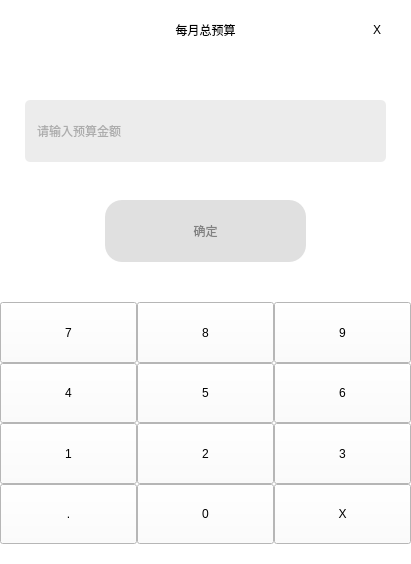
<?xml version="1.0" encoding="UTF-8"?>
<ui version="4.0">
 <class>AddBudgetPane</class>
 <widget class="QWidget" name="AddBudgetPane">
  <property name="geometry">
   <rect>
    <x>0</x>
    <y>0</y>
    <width>411</width>
    <height>564</height>
   </rect>
  </property>
  <property name="windowTitle">
   <string>Form</string>
  </property>
  <property name="styleSheet">
   <string notr="true">background-color: rgb(255, 255, 255);</string>
  </property>
  <layout class="QGridLayout" name="gridLayout_3">
   <property name="leftMargin">
    <number>0</number>
   </property>
   <property name="topMargin">
    <number>0</number>
   </property>
   <property name="rightMargin">
    <number>0</number>
   </property>
   <property name="bottomMargin">
    <number>0</number>
   </property>
   <property name="spacing">
    <number>0</number>
   </property>
   <item row="0" column="0">
    <widget class="QWidget" name="backgroundwidget" native="true">
     <property name="styleSheet">
      <string notr="true">color: rgb(0, 0, 0);</string>
     </property>
     <layout class="QGridLayout" name="gridLayout_2" rowstretch="1,4,4">
      <property name="leftMargin">
       <number>0</number>
      </property>
      <property name="topMargin">
       <number>0</number>
      </property>
      <property name="rightMargin">
       <number>0</number>
      </property>
      <property name="bottomMargin">
       <number>20</number>
      </property>
      <property name="spacing">
       <number>0</number>
      </property>
      <item row="0" column="0">
       <widget class="QWidget" name="titlewidget" native="true">
        <layout class="QHBoxLayout" name="horizontalLayout">
         <item>
          <widget class="QLabel" name="label">
           <property name="maximumSize">
            <size>
             <width>50</width>
             <height>16777215</height>
            </size>
           </property>
           <property name="text">
            <string/>
           </property>
          </widget>
         </item>
         <item>
          <widget class="QLabel" name="label_2">
           <property name="styleSheet">
            <string notr="true">font: 12pt &quot;微软雅黑&quot;;</string>
           </property>
           <property name="text">
            <string>每月总预算</string>
           </property>
           <property name="alignment">
            <set>Qt::AlignCenter</set>
           </property>
          </widget>
         </item>
         <item>
          <widget class="QLabel" name="label_3">
           <property name="sizePolicy">
            <sizepolicy hsizetype="Preferred" vsizetype="Preferred">
             <horstretch>0</horstretch>
             <verstretch>0</verstretch>
            </sizepolicy>
           </property>
           <property name="maximumSize">
            <size>
             <width>50</width>
             <height>16777215</height>
            </size>
           </property>
           <property name="styleSheet">
            <string notr="true">font: 12pt &quot;微软雅黑&quot;;</string>
           </property>
           <property name="text">
            <string>X</string>
           </property>
           <property name="alignment">
            <set>Qt::AlignCenter</set>
           </property>
          </widget>
         </item>
        </layout>
       </widget>
      </item>
      <item row="1" column="0">
       <widget class="QWidget" name="inputwidget" native="true">
        <layout class="QVBoxLayout" name="verticalLayout" stretch="1,2,1,2,1">
         <property name="leftMargin">
          <number>25</number>
         </property>
         <property name="rightMargin">
          <number>25</number>
         </property>
         <item>
          <spacer name="verticalSpacer_3">
           <property name="orientation">
            <enum>Qt::Vertical</enum>
           </property>
           <property name="sizeHint" stdset="0">
            <size>
             <width>20</width>
             <height>26</height>
            </size>
           </property>
          </spacer>
         </item>
         <item>
          <widget class="QLineEdit" name="lineEdit">
           <property name="sizePolicy">
            <sizepolicy hsizetype="Expanding" vsizetype="Preferred">
             <horstretch>0</horstretch>
             <verstretch>0</verstretch>
            </sizepolicy>
           </property>
           <property name="styleSheet">
            <string notr="true">color: rgb(109, 109, 109);
background-color: rgba(193, 193, 193, 80);
border-radius:5px;
padding-left:10px;</string>
           </property>
           <property name="readOnly">
            <bool>true</bool>
           </property>
           <property name="placeholderText">
            <string>请输入预算金额</string>
           </property>
          </widget>
         </item>
         <item>
          <spacer name="verticalSpacer">
           <property name="orientation">
            <enum>Qt::Vertical</enum>
           </property>
           <property name="sizeHint" stdset="0">
            <size>
             <width>20</width>
             <height>25</height>
            </size>
           </property>
          </spacer>
         </item>
         <item>
          <layout class="QHBoxLayout" name="horizontalLayout_2" stretch="2,5,2">
           <item>
            <spacer name="horizontalSpacer">
             <property name="orientation">
              <enum>Qt::Horizontal</enum>
             </property>
             <property name="sizeHint" stdset="0">
              <size>
               <width>88</width>
               <height>20</height>
              </size>
             </property>
            </spacer>
           </item>
           <item>
            <widget class="QPushButton" name="pushButton">
             <property name="sizePolicy">
              <sizepolicy hsizetype="Preferred" vsizetype="Preferred">
               <horstretch>0</horstretch>
               <verstretch>0</verstretch>
              </sizepolicy>
             </property>
             <property name="styleSheet">
              <string notr="true">background-color: rgba(202, 202, 202, 150);
font: 11pt &quot;微软雅黑&quot;;
color: rgb(129, 129, 129);
border-radius:17px;</string>
             </property>
             <property name="text">
              <string>确定</string>
             </property>
            </widget>
           </item>
           <item>
            <spacer name="horizontalSpacer_2">
             <property name="orientation">
              <enum>Qt::Horizontal</enum>
             </property>
             <property name="sizeHint" stdset="0">
              <size>
               <width>108</width>
               <height>20</height>
              </size>
             </property>
            </spacer>
           </item>
          </layout>
         </item>
         <item>
          <spacer name="verticalSpacer_2">
           <property name="orientation">
            <enum>Qt::Vertical</enum>
           </property>
           <property name="sizeHint" stdset="0">
            <size>
             <width>20</width>
             <height>26</height>
            </size>
           </property>
          </spacer>
         </item>
        </layout>
       </widget>
      </item>
      <item row="2" column="0">
       <widget class="QWidget" name="widget" native="true">
        <property name="styleSheet">
         <string notr="true">font: 14pt &quot;微软雅黑&quot;;</string>
        </property>
        <layout class="QGridLayout" name="gridLayout" rowstretch="1,1,1,1">
         <property name="leftMargin">
          <number>0</number>
         </property>
         <property name="topMargin">
          <number>0</number>
         </property>
         <property name="rightMargin">
          <number>0</number>
         </property>
         <property name="bottomMargin">
          <number>0</number>
         </property>
         <property name="spacing">
          <number>0</number>
         </property>
         <item row="0" column="0">
          <widget class="QPushButton" name="pushButton_Seven">
           <property name="sizePolicy">
            <sizepolicy hsizetype="Expanding" vsizetype="Expanding">
             <horstretch>0</horstretch>
             <verstretch>0</verstretch>
            </sizepolicy>
           </property>
           <property name="styleSheet">
            <string notr="true"/>
           </property>
           <property name="text">
            <string>7</string>
           </property>
          </widget>
         </item>
         <item row="0" column="1">
          <widget class="QPushButton" name="pushButton_Eight">
           <property name="sizePolicy">
            <sizepolicy hsizetype="Expanding" vsizetype="Expanding">
             <horstretch>0</horstretch>
             <verstretch>0</verstretch>
            </sizepolicy>
           </property>
           <property name="styleSheet">
            <string notr="true"/>
           </property>
           <property name="text">
            <string>8</string>
           </property>
          </widget>
         </item>
         <item row="0" column="2">
          <widget class="QPushButton" name="pushButton_Nine">
           <property name="sizePolicy">
            <sizepolicy hsizetype="Expanding" vsizetype="Expanding">
             <horstretch>0</horstretch>
             <verstretch>0</verstretch>
            </sizepolicy>
           </property>
           <property name="text">
            <string>9</string>
           </property>
          </widget>
         </item>
         <item row="1" column="0">
          <widget class="QPushButton" name="pushButton_Four">
           <property name="sizePolicy">
            <sizepolicy hsizetype="Expanding" vsizetype="Expanding">
             <horstretch>0</horstretch>
             <verstretch>0</verstretch>
            </sizepolicy>
           </property>
           <property name="text">
            <string>4</string>
           </property>
          </widget>
         </item>
         <item row="1" column="1">
          <widget class="QPushButton" name="pushButton_Five">
           <property name="sizePolicy">
            <sizepolicy hsizetype="Expanding" vsizetype="Expanding">
             <horstretch>0</horstretch>
             <verstretch>0</verstretch>
            </sizepolicy>
           </property>
           <property name="text">
            <string>5</string>
           </property>
          </widget>
         </item>
         <item row="1" column="2">
          <widget class="QPushButton" name="pushButton_Six">
           <property name="sizePolicy">
            <sizepolicy hsizetype="Expanding" vsizetype="Expanding">
             <horstretch>0</horstretch>
             <verstretch>0</verstretch>
            </sizepolicy>
           </property>
           <property name="text">
            <string>6</string>
           </property>
          </widget>
         </item>
         <item row="2" column="0">
          <widget class="QPushButton" name="pushButton_One">
           <property name="sizePolicy">
            <sizepolicy hsizetype="Expanding" vsizetype="Expanding">
             <horstretch>0</horstretch>
             <verstretch>0</verstretch>
            </sizepolicy>
           </property>
           <property name="text">
            <string>1</string>
           </property>
          </widget>
         </item>
         <item row="2" column="1">
          <widget class="QPushButton" name="pushButton_Two">
           <property name="sizePolicy">
            <sizepolicy hsizetype="Expanding" vsizetype="Expanding">
             <horstretch>0</horstretch>
             <verstretch>0</verstretch>
            </sizepolicy>
           </property>
           <property name="text">
            <string>2</string>
           </property>
          </widget>
         </item>
         <item row="2" column="2">
          <widget class="QPushButton" name="pushButton_Three">
           <property name="sizePolicy">
            <sizepolicy hsizetype="Expanding" vsizetype="Expanding">
             <horstretch>0</horstretch>
             <verstretch>0</verstretch>
            </sizepolicy>
           </property>
           <property name="text">
            <string>3</string>
           </property>
          </widget>
         </item>
         <item row="3" column="0">
          <widget class="QPushButton" name="pushButton_Point">
           <property name="sizePolicy">
            <sizepolicy hsizetype="Expanding" vsizetype="Expanding">
             <horstretch>0</horstretch>
             <verstretch>0</verstretch>
            </sizepolicy>
           </property>
           <property name="text">
            <string>.</string>
           </property>
          </widget>
         </item>
         <item row="3" column="1">
          <widget class="QPushButton" name="pushButton_Zero">
           <property name="sizePolicy">
            <sizepolicy hsizetype="Expanding" vsizetype="Expanding">
             <horstretch>0</horstretch>
             <verstretch>0</verstretch>
            </sizepolicy>
           </property>
           <property name="text">
            <string>0</string>
           </property>
          </widget>
         </item>
         <item row="3" column="2">
          <widget class="QPushButton" name="pushButton_Delete">
           <property name="sizePolicy">
            <sizepolicy hsizetype="Expanding" vsizetype="Expanding">
             <horstretch>0</horstretch>
             <verstretch>0</verstretch>
            </sizepolicy>
           </property>
           <property name="text">
            <string>X</string>
           </property>
          </widget>
         </item>
        </layout>
       </widget>
      </item>
     </layout>
    </widget>
   </item>
  </layout>
 </widget>
 <resources/>
 <connections/>
</ui>
